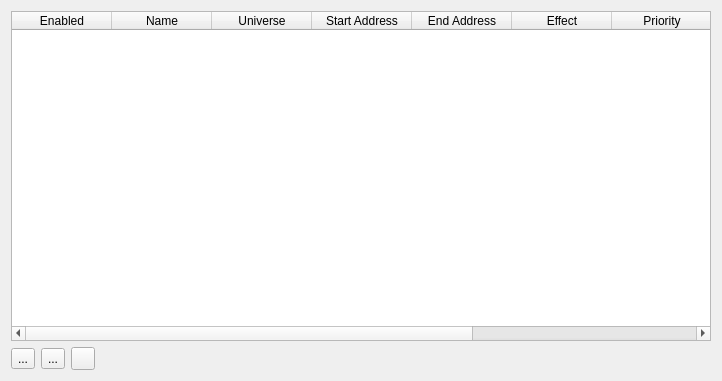
<?xml version="1.0" encoding="UTF-8"?>
<ui version="4.0">
 <class>MultiUniverse</class>
 <widget class="QWidget" name="MultiUniverse">
  <property name="geometry">
   <rect>
    <x>0</x>
    <y>0</y>
    <width>718</width>
    <height>381</height>
   </rect>
  </property>
  <property name="windowTitle">
   <string>Multi Universe Transmitter</string>
  </property>
  <property name="windowIcon">
   <iconset resource="../res/resources.qrc">
    <normaloff>:/icons/multi_universe.png</normaloff>:/icons/multi_universe.png</iconset>
  </property>
  <layout class="QVBoxLayout" name="verticalLayout">
   <item>
    <widget class="QTableWidget" name="tableWidget">
     <property name="minimumSize">
      <size>
       <width>700</width>
       <height>0</height>
      </size>
     </property>
     <property name="selectionMode">
      <enum>QAbstractItemView::SingleSelection</enum>
     </property>
     <property name="selectionBehavior">
      <enum>QAbstractItemView::SelectRows</enum>
     </property>
     <attribute name="horizontalHeaderStretchLastSection">
      <bool>true</bool>
     </attribute>
     <column>
      <property name="text">
       <string>Enabled</string>
      </property>
     </column>
     <column>
      <property name="text">
       <string>Name</string>
      </property>
     </column>
     <column>
      <property name="text">
       <string>Universe</string>
      </property>
     </column>
     <column>
      <property name="text">
       <string>Start Address</string>
      </property>
     </column>
     <column>
      <property name="text">
       <string>End Address</string>
      </property>
     </column>
     <column>
      <property name="text">
       <string>Effect</string>
      </property>
     </column>
     <column>
      <property name="text">
       <string>Priority</string>
      </property>
     </column>
     <column>
      <property name="text">
       <string>Sync Universe</string>
      </property>
     </column>
     <column>
      <property name="text">
       <string>Control</string>
      </property>
     </column>
    </widget>
   </item>
   <item>
    <layout class="QHBoxLayout" name="horizontalLayout">
     <item>
      <widget class="QToolButton" name="btnAddRow">
       <property name="text">
        <string notr="true">...</string>
       </property>
       <property name="icon">
        <iconset resource="../res/resources.qrc">
         <normaloff>:/icons/add.png</normaloff>:/icons/add.png</iconset>
       </property>
      </widget>
     </item>
     <item>
      <widget class="QToolButton" name="btnRemoveRow">
       <property name="text">
        <string notr="true">...</string>
       </property>
       <property name="icon">
        <iconset resource="../res/resources.qrc">
         <normaloff>:/icons/remove.png</normaloff>:/icons/remove.png</iconset>
       </property>
      </widget>
     </item>
     <item>
      <widget class="QToolButton" name="btnAddMulti">
       <property name="text">
        <string notr="true"/>
       </property>
       <property name="icon">
        <iconset resource="../res/resources.qrc">
         <normaloff>:/icons/add_multi.png</normaloff>:/icons/add_multi.png</iconset>
       </property>
       <property name="popupMode">
        <enum>QToolButton::InstantPopup</enum>
       </property>
      </widget>
     </item>
     <item>
      <spacer name="horizontalSpacer">
       <property name="orientation">
        <enum>Qt::Horizontal</enum>
       </property>
       <property name="sizeHint" stdset="0">
        <size>
         <width>40</width>
         <height>20</height>
        </size>
       </property>
      </spacer>
     </item>
    </layout>
   </item>
  </layout>
 </widget>
 <resources>
  <include location="../res/resources.qrc"/>
 </resources>
 <connections/>
</ui>
